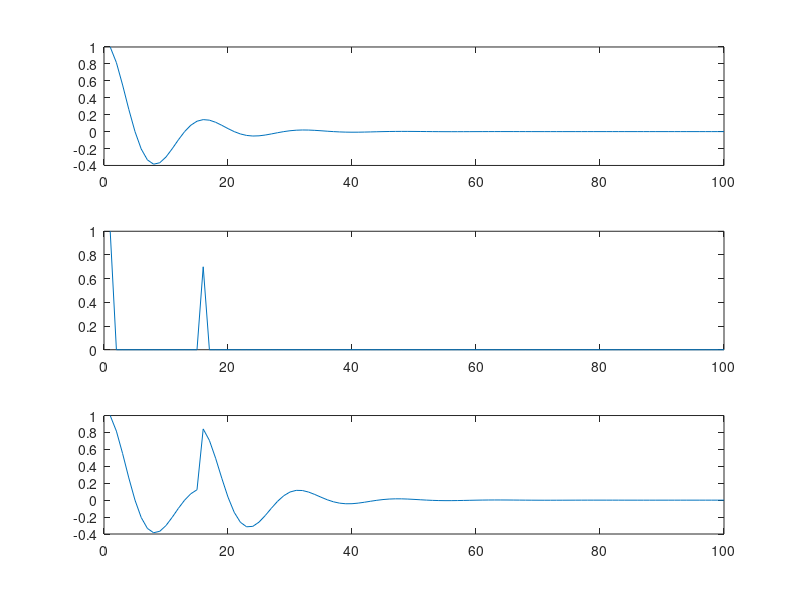
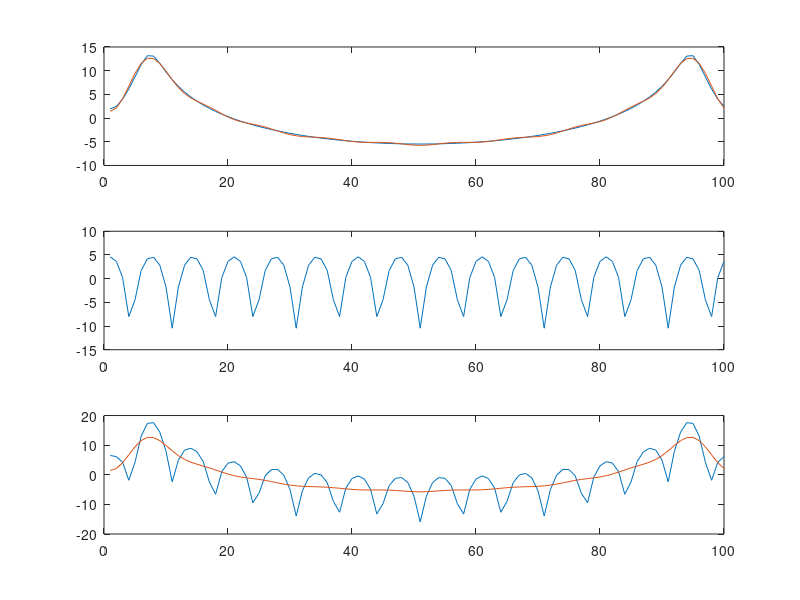
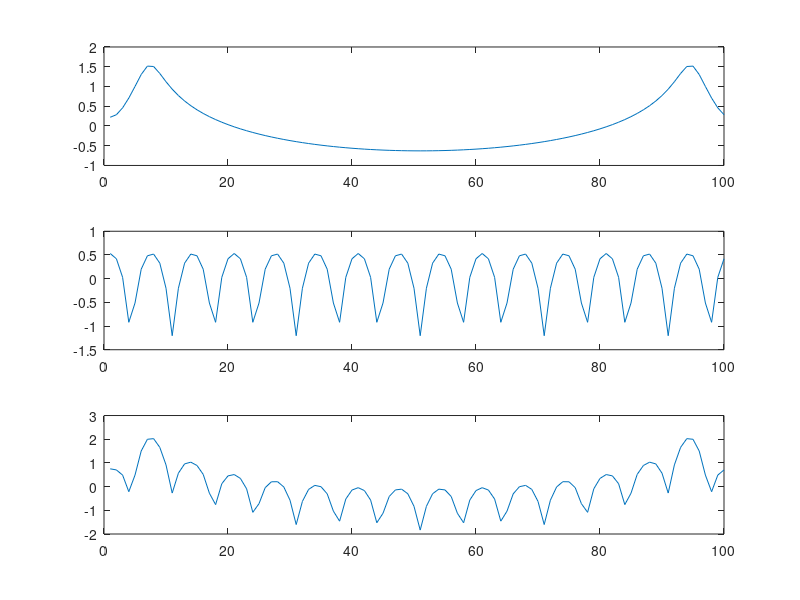
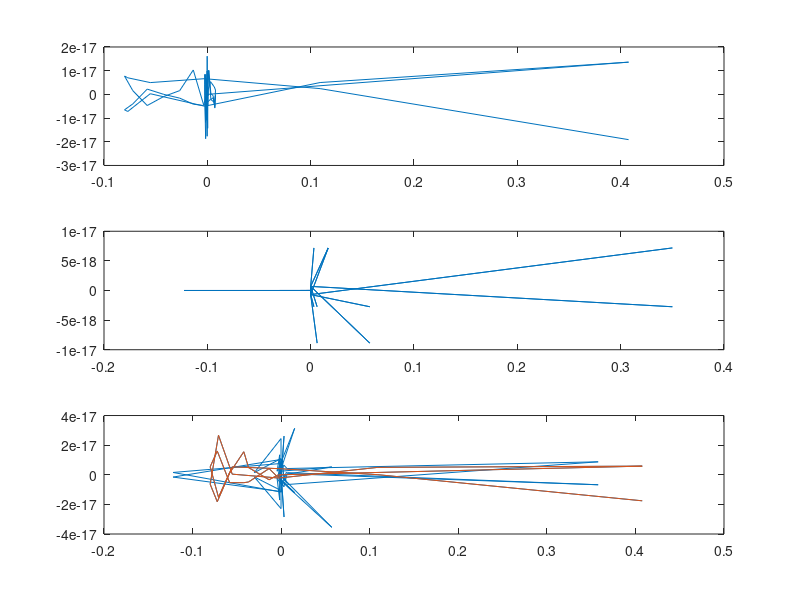

Reproduce these figures in MATLAB, in order. (Note: this script raises an error after producing the figures.)
%Kepstralni analyza

%generace signalu
%aperiodicky
A=1;
f=500;
fs=8000;
to=0.0125;
Tau = 0.001;
tt=0:1/fs:to-1/fs;
s1 = A*cos(2*pi*f*tt) .* exp(-tt/Tau);

figure(1)
subplot(311)
plot(s1)

%periodicky
N = 100;
M=15;
m=0.7;
h = zeros(N,1);
h(1) = 1;
h(M+1) = m;

figure(1)
subplot(312)
plot(h)

length(s1)
length(h)
%spojeni aperiodickeho a periodickeho signalu
x = filter(h,1, s1)

figure(1)
subplot(313)
plot(x)
%ziskani abs spektra
S = abs(fft(s1));
H = abs(fft(h));
X = abs(fft(x));

figure(2)
subplot(311), plot(20*log10(S))
subplot(312), plot(20*log10(H))
subplot(313), plot(20*log10(X))
%ln ze spektra
LNS = log(S);
LNH = log(H);
LNX = log(X);

figure(3)
subplot(311), plot(LNS)
subplot(312), plot(LNH)
subplot(313), plot(LNX)

%kepstrum
keps = ifft(LNS);
keph = ifft(LNH);
kepx = ifft(LNX);

figure(4)
subplot(311), plot(keps)
subplot(312), plot(keph)
subplot(313), plot(kepx)

%oddeleni aperiodicke slozky na zacatku kepstra
L=12;
lmask = [ones(L+1,1); zeros(N-2*L-1,1); ones(L,1)];
lmask = lmask.';
cxlift = kepx .*lmask;

figure(4)
hold on
subplot(313), plot(cxlift)
hold off

Xlift = exp(fft(cxlift));
Xlift = real(Xlift);

figure(2)
subplot(311), hold on, plot(20*log10(Xlift)), hold off;
subplot(313), hold on, plot(20*log10(Xlift)), hold off;


%%
clear,clc,close all

N = 512;
s = loadbin('vm0.bin');
s = s(end-N+1:end);
s = s.*hamming(N);

S = abs(fft(s));
cs = rceps(s);

figure(5)
subplot(311), plot(s)
subplot(312), plot(20*log10(S))
subplot(313), plot(cs)


%oddeleni aperiodicke slozky na zacatku kepstra
L=16;
lmask = [ones(L+1,1); zeros(N-2*L-1,1); ones(L,1)];

cslift = cs.*lmask;


Slift = exp(fft(cslift));
Slift = real(Slift);


figure(5)
subplot(313), hold on , plot(cslift) , hold off
subplot(312), hold on , plot(20*log10(Slift)), hold off